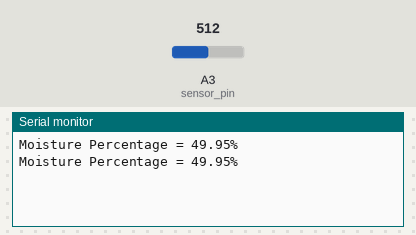
Bench run of a sketch on a simulated Arduino Uno, built with avr-gcc and run on an emulated ATmega328P. On the bench: the last lines printed to the serial monitor. Inputs (shaded band) come from the test bench; at power-on: A3 (sensor_pin) = 512.

Above: at 1.8 s.
1.9 s: A3 (sensor_pin) set to 716
At 2.8 s:
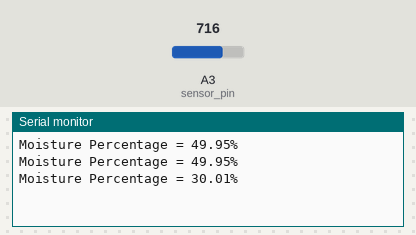
3.4 s: A3 (sensor_pin) set to 900
At 4.6 s:
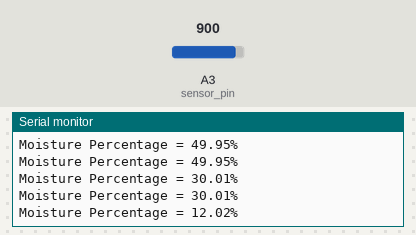
Timing chart, 0 to 6.4 s (numbered marks = the images above; inputs shaded):
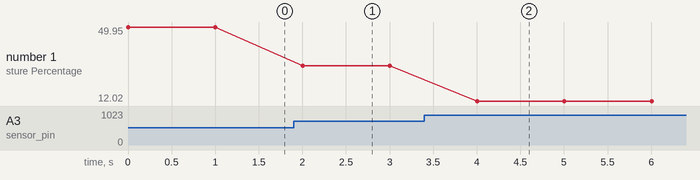

Measured:
- after the input at 1.9 s, the serial monitor: prints a new line after 0.10 s (image 1)
- after the input at 3.4 s, the serial monitor: prints a new line after 0.60 s (image 2)
- plotted number 1: 49.95 → 30.01 after the input at 1.9 s, 30.01 → 12.02 after the input at 3.4 s

The sketch:

soil_sensor.ino
```cpp
const int sensor_pin = A3;  /* Soil moisture sensor O/P pin */

void setup() {
  Serial.begin(9600);  /* Define baud rate for serial communication */
}

void loop() {
  float moisture_percentage;
  int sensor_analog;
  sensor_analog = analogRead(sensor_pin);
  moisture_percentage = ( 100 - ( (sensor_analog/1023.00) * 100 ) );
  Serial.print("Moisture Percentage = ");
  Serial.print(moisture_percentage);
  Serial.print("%\n\n");
  delay(1000);
}
```
